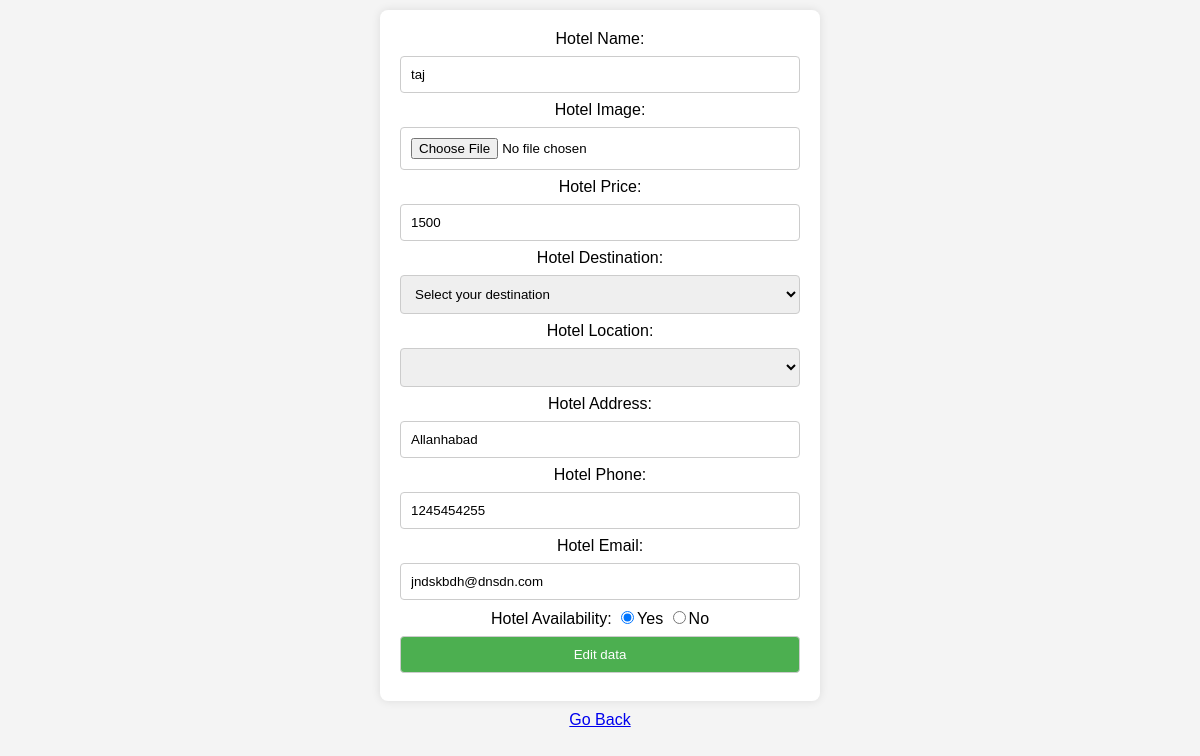
The app's page /ADMIN/HOTELADMIN/hoteladminedit.php?hotel_id=9 with its own data.
### tables this page shows
CREATE TABLE `hotels` (
  `hotel_id` int(11) NOT NULL,
  `hotel_name` varchar(100) NOT NULL,
  `hotel_image` varchar(100) NOT NULL,
  `hotel_price` int(11) NOT NULL,
  `hotel_destination` varchar(100) NOT NULL,
  `hotel_location` varchar(100) NOT NULL,
  `hotel_address` varchar(200) NOT NULL,
  `hotel_phone` int(11) NOT NULL,
  `hotel_email` varchar(50) NOT NULL,
  `hotel_availability` tinyint(1) NOT NULL
);

### ADMIN/HOTELADMIN/hoteladminedit.php (the view, shortened to what this page needs)
<?php
include("connection.php");
$hotel_id = $_REQUEST["hotel_id"];
$selQ = "select * from hotels where hotel_id=$hotel_id";
$result = mysqli_query($con, $selQ);
if ($rec = mysqli_fetch_array($result, MYSQLI_BOTH)) {
  $hname = $rec["hotel_name"];
  $himage = $rec["hotel_image"];
  $hprice = $rec["hotel_price"];
  $hlocat = $rec["hotel_location"];
  $haddress = $rec["hotel_address"];
  $hphone = $rec["hotel_phone"];
  $hemail = $rec["hotel_email"];
  $havail = $rec["hotel_availability"];
}
?>
<HTML>
<head>
</head>
<BODY>
  <FORM NAME="hoteleditform" METHOD="POST" ACTION="hoteladmincrud.php?mych=3" enctype="multipart/form-data">
    <label for="name">Hotel Name:</label>
    <input type="text" id="name" name="hname" value="<?php echo $hname; ?>" required><br>
    <label for="image">Hotel Image:</label>
    <input type="file" id="image" name="himage" value="<?php echo $himage; ?>" required><br>
    <label for="price">Hotel Price:</label>
    <input type="text" id="price" name="hprice" value="<?php echo $hprice; ?>" required><br>
    <label>Hotel Destination:</label>
    <select id="destination" name="hdest" onchange="populatePlaces()" required>
      <option value="">Select your destination</option>
    </select><br>
    <label>Hotel Location:</label>
    <select id="places" name="hlocat" value="<?php echo $hlocat; ?>" required></select><br>
    <label for="address">Hotel Address:</label>
    <input type="text" id="address" name="haddress" value="<?php echo $haddress; ?>" required><br>
    <label for="phone">Hotel Phone:</label>
    <input type="number" id="phone" name="hphone" value="<?php echo $hphone; ?>" required><br>
    <label for="email">Hotel Email:</label>
    <input type="email" id="email" name="hemail" value="<?php echo $hemail; ?>" required><br>
    <label for="avail">Hotel Availability:</label>
    <input type="radio" id="avail" name="havail" value="1" <?php if ($havail == 1) echo 'checked'; ?> required>Yes
    <input type="radio" id="avail" name="havail" value="0" <?php if ($havail == 0) echo 'checked'; ?> required>No<br>
    <input type="submit" name="edit_data" value="Edit data">
  </FORM>
  <a href="javascript:history.go(-1)">Go Back</a>
</BODY>
</HTML>

### ADMIN/HOTELADMIN/hoteladminedit.php (style rules this page uses)
body { font-family: Arial, sans-serif; background-color: #f4f4f4; text-align: center; margin: 0; padding: 0; }
form { max-width: 400px; margin: 10px auto; background-color: #fff; padding: 20px; border-radius: 8px; box-shadow: 0 0 10px rgba(0, 0, 0, 0.1); }
input[type="text"], input[type="file"], input[type="submit"], input[type="number"], input[type="email"], select { width: 100%; padding: 10px; margin: 8px 0; box-sizing: border-box; border: 1px solid #ccc; border-radius: 4px; }
input[type="submit"] { background-color: #4caf50; color: white; cursor: pointer; }

### records on screen
hotels: hname "taj", hprice "1500", haddress "Allanhabad", hphone "1245454255", hemail "jndskbdh@dnsdn.com", hotel_availability "☑ Hotel Availability:"
